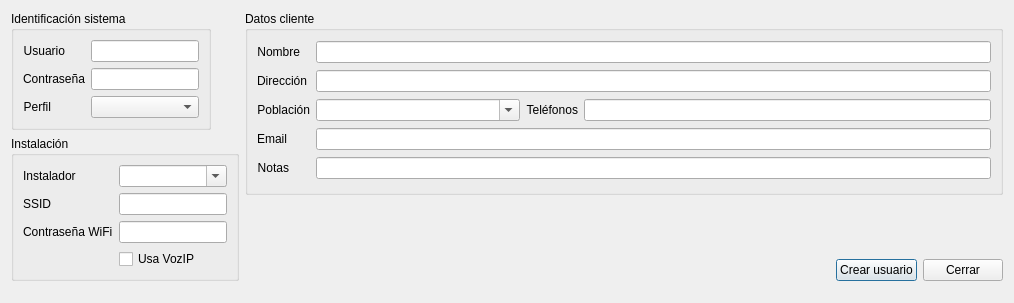
<?xml version="1.0" encoding="UTF-8"?>
<ui version="4.0">
 <class>DlgNuevoUsuario</class>
 <widget class="QDialog" name="DlgNuevoUsuario">
  <property name="geometry">
   <rect>
    <x>0</x>
    <y>0</y>
    <width>1014</width>
    <height>303</height>
   </rect>
  </property>
  <property name="windowTitle">
   <string>Dialog</string>
  </property>
  <layout class="QGridLayout" name="gridLayout_4">
   <item row="0" column="1" rowspan="2">
    <widget class="QGroupBox" name="groupBox_2">
     <property name="title">
      <string>Datos cliente</string>
     </property>
     <layout class="QGridLayout" name="gridLayout_2">
      <item row="0" column="1" colspan="4">
       <widget class="QLineEdit" name="leNombre"/>
      </item>
      <item row="2" column="1">
       <widget class="QComboBox" name="cbPoblacion">
        <property name="sizePolicy">
         <sizepolicy hsizetype="Preferred" vsizetype="Fixed">
          <horstretch>0</horstretch>
          <verstretch>0</verstretch>
         </sizepolicy>
        </property>
        <property name="editable">
         <bool>true</bool>
        </property>
        <property name="currentIndex">
         <number>-1</number>
        </property>
       </widget>
      </item>
      <item row="0" column="0">
       <widget class="QLabel" name="label_4">
        <property name="sizePolicy">
         <sizepolicy hsizetype="Maximum" vsizetype="Preferred">
          <horstretch>0</horstretch>
          <verstretch>0</verstretch>
         </sizepolicy>
        </property>
        <property name="text">
         <string>Nombre</string>
        </property>
        <property name="alignment">
         <set>Qt::AlignRight|Qt::AlignTrailing|Qt::AlignVCenter</set>
        </property>
       </widget>
      </item>
      <item row="2" column="3" colspan="2">
       <widget class="QLineEdit" name="leTelefonos">
        <property name="sizePolicy">
         <sizepolicy hsizetype="Expanding" vsizetype="Fixed">
          <horstretch>0</horstretch>
          <verstretch>0</verstretch>
         </sizepolicy>
        </property>
       </widget>
      </item>
      <item row="1" column="1" colspan="4">
       <widget class="QLineEdit" name="leDireccion"/>
      </item>
      <item row="2" column="0">
       <widget class="QLabel" name="label_6">
        <property name="sizePolicy">
         <sizepolicy hsizetype="Maximum" vsizetype="Preferred">
          <horstretch>0</horstretch>
          <verstretch>0</verstretch>
         </sizepolicy>
        </property>
        <property name="text">
         <string>Población</string>
        </property>
        <property name="alignment">
         <set>Qt::AlignRight|Qt::AlignTrailing|Qt::AlignVCenter</set>
        </property>
       </widget>
      </item>
      <item row="1" column="0">
       <widget class="QLabel" name="label_5">
        <property name="sizePolicy">
         <sizepolicy hsizetype="Maximum" vsizetype="Preferred">
          <horstretch>0</horstretch>
          <verstretch>0</verstretch>
         </sizepolicy>
        </property>
        <property name="text">
         <string>Dirección</string>
        </property>
        <property name="alignment">
         <set>Qt::AlignRight|Qt::AlignTrailing|Qt::AlignVCenter</set>
        </property>
       </widget>
      </item>
      <item row="3" column="0">
       <widget class="QLabel" name="label_8">
        <property name="sizePolicy">
         <sizepolicy hsizetype="Maximum" vsizetype="Preferred">
          <horstretch>0</horstretch>
          <verstretch>0</verstretch>
         </sizepolicy>
        </property>
        <property name="text">
         <string>Email</string>
        </property>
        <property name="alignment">
         <set>Qt::AlignRight|Qt::AlignTrailing|Qt::AlignVCenter</set>
        </property>
       </widget>
      </item>
      <item row="4" column="1" colspan="4">
       <widget class="QLineEdit" name="leNotas"/>
      </item>
      <item row="4" column="0">
       <widget class="QLabel" name="label_9">
        <property name="sizePolicy">
         <sizepolicy hsizetype="Maximum" vsizetype="Preferred">
          <horstretch>0</horstretch>
          <verstretch>0</verstretch>
         </sizepolicy>
        </property>
        <property name="text">
         <string>Notas</string>
        </property>
        <property name="alignment">
         <set>Qt::AlignRight|Qt::AlignTrailing|Qt::AlignVCenter</set>
        </property>
       </widget>
      </item>
      <item row="2" column="2">
       <widget class="QLabel" name="label_7">
        <property name="sizePolicy">
         <sizepolicy hsizetype="Fixed" vsizetype="Preferred">
          <horstretch>0</horstretch>
          <verstretch>0</verstretch>
         </sizepolicy>
        </property>
        <property name="text">
         <string>Teléfonos</string>
        </property>
        <property name="alignment">
         <set>Qt::AlignRight|Qt::AlignTrailing|Qt::AlignVCenter</set>
        </property>
       </widget>
      </item>
      <item row="3" column="1" colspan="4">
       <widget class="QLineEdit" name="leEmail"/>
      </item>
     </layout>
    </widget>
   </item>
   <item row="0" column="0">
    <widget class="QGroupBox" name="groupBox">
     <property name="sizePolicy">
      <sizepolicy hsizetype="Maximum" vsizetype="Preferred">
       <horstretch>0</horstretch>
       <verstretch>0</verstretch>
      </sizepolicy>
     </property>
     <property name="title">
      <string>Identificación sistema</string>
     </property>
     <layout class="QGridLayout" name="gridLayout">
      <item row="0" column="0">
       <widget class="QLabel" name="label">
        <property name="sizePolicy">
         <sizepolicy hsizetype="Fixed" vsizetype="Preferred">
          <horstretch>0</horstretch>
          <verstretch>0</verstretch>
         </sizepolicy>
        </property>
        <property name="text">
         <string>Usuario</string>
        </property>
        <property name="alignment">
         <set>Qt::AlignRight|Qt::AlignTrailing|Qt::AlignVCenter</set>
        </property>
       </widget>
      </item>
      <item row="0" column="1">
       <widget class="QLineEdit" name="leUser"/>
      </item>
      <item row="1" column="0">
       <widget class="QLabel" name="label_2">
        <property name="sizePolicy">
         <sizepolicy hsizetype="Fixed" vsizetype="Preferred">
          <horstretch>0</horstretch>
          <verstretch>0</verstretch>
         </sizepolicy>
        </property>
        <property name="text">
         <string>Contraseña</string>
        </property>
        <property name="alignment">
         <set>Qt::AlignRight|Qt::AlignTrailing|Qt::AlignVCenter</set>
        </property>
       </widget>
      </item>
      <item row="1" column="1">
       <widget class="QLineEdit" name="lePass"/>
      </item>
      <item row="2" column="0">
       <widget class="QLabel" name="label_3">
        <property name="sizePolicy">
         <sizepolicy hsizetype="Fixed" vsizetype="Preferred">
          <horstretch>0</horstretch>
          <verstretch>0</verstretch>
         </sizepolicy>
        </property>
        <property name="text">
         <string>Perfil</string>
        </property>
        <property name="alignment">
         <set>Qt::AlignRight|Qt::AlignTrailing|Qt::AlignVCenter</set>
        </property>
       </widget>
      </item>
      <item row="2" column="1">
       <widget class="QComboBox" name="cbPerfil"/>
      </item>
     </layout>
    </widget>
   </item>
   <item row="3" column="1">
    <layout class="QHBoxLayout" name="horizontalLayout">
     <item>
      <spacer name="horizontalSpacer">
       <property name="orientation">
        <enum>Qt::Horizontal</enum>
       </property>
       <property name="sizeHint" stdset="0">
        <size>
         <width>61</width>
         <height>20</height>
        </size>
       </property>
      </spacer>
     </item>
     <item>
      <widget class="QPushButton" name="btCrear">
       <property name="text">
        <string>Crear usuario</string>
       </property>
      </widget>
     </item>
     <item>
      <widget class="QPushButton" name="btCerrar">
       <property name="text">
        <string>Cerrar</string>
       </property>
      </widget>
     </item>
    </layout>
   </item>
   <item row="1" column="0" rowspan="3">
    <widget class="QGroupBox" name="groupBox_3">
     <property name="sizePolicy">
      <sizepolicy hsizetype="Maximum" vsizetype="Preferred">
       <horstretch>0</horstretch>
       <verstretch>0</verstretch>
      </sizepolicy>
     </property>
     <property name="title">
      <string>Instalación</string>
     </property>
     <layout class="QGridLayout" name="gridLayout_3">
      <item row="1" column="0">
       <widget class="QLabel" name="label_11">
        <property name="text">
         <string>SSID</string>
        </property>
       </widget>
      </item>
      <item row="0" column="0">
       <widget class="QLabel" name="label_10">
        <property name="text">
         <string>Instalador</string>
        </property>
       </widget>
      </item>
      <item row="0" column="1">
       <widget class="QComboBox" name="cbInstalador">
        <property name="editable">
         <bool>true</bool>
        </property>
       </widget>
      </item>
      <item row="3" column="1">
       <widget class="QCheckBox" name="chVozIP">
        <property name="sizePolicy">
         <sizepolicy hsizetype="Fixed" vsizetype="Fixed">
          <horstretch>0</horstretch>
          <verstretch>0</verstretch>
         </sizepolicy>
        </property>
        <property name="text">
         <string>Usa VozIP</string>
        </property>
       </widget>
      </item>
      <item row="2" column="0">
       <widget class="QLabel" name="label_12">
        <property name="text">
         <string>Contraseña WiFi</string>
        </property>
       </widget>
      </item>
      <item row="2" column="1">
       <widget class="QLineEdit" name="leWPass"/>
      </item>
      <item row="1" column="1">
       <widget class="QLineEdit" name="leSSID"/>
      </item>
     </layout>
    </widget>
   </item>
   <item row="2" column="1">
    <spacer name="verticalSpacer_3">
     <property name="orientation">
      <enum>Qt::Vertical</enum>
     </property>
     <property name="sizeType">
      <enum>QSizePolicy::Maximum</enum>
     </property>
     <property name="sizeHint" stdset="0">
      <size>
       <width>20</width>
       <height>40</height>
      </size>
     </property>
    </spacer>
   </item>
   <item row="4" column="0" colspan="2">
    <spacer name="verticalSpacer_2">
     <property name="orientation">
      <enum>Qt::Vertical</enum>
     </property>
     <property name="sizeHint" stdset="0">
      <size>
       <width>20</width>
       <height>40</height>
      </size>
     </property>
    </spacer>
   </item>
  </layout>
 </widget>
 <tabstops>
  <tabstop>leUser</tabstop>
  <tabstop>lePass</tabstop>
  <tabstop>cbPerfil</tabstop>
  <tabstop>leNombre</tabstop>
  <tabstop>leDireccion</tabstop>
  <tabstop>cbPoblacion</tabstop>
  <tabstop>leTelefonos</tabstop>
  <tabstop>leEmail</tabstop>
  <tabstop>leNotas</tabstop>
  <tabstop>cbInstalador</tabstop>
  <tabstop>leSSID</tabstop>
  <tabstop>leWPass</tabstop>
  <tabstop>chVozIP</tabstop>
  <tabstop>btCrear</tabstop>
  <tabstop>btCerrar</tabstop>
 </tabstops>
 <resources/>
 <connections/>
</ui>
